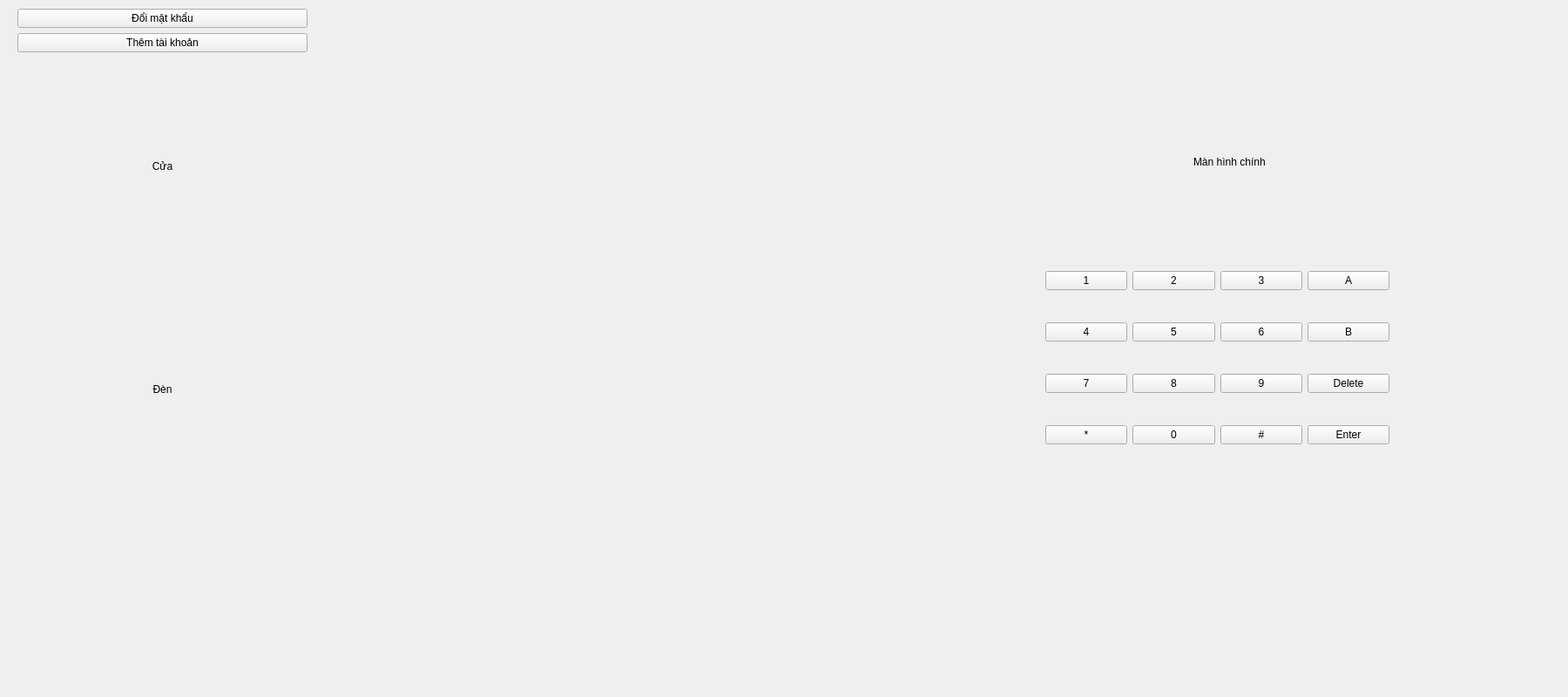
<?xml version="1.0" encoding="UTF-8"?>
<ui version="4.0">
 <class>Door</class>
 <widget class="QWidget" name="Door">
  <property name="geometry">
   <rect>
    <x>0</x>
    <y>0</y>
    <width>1800</width>
    <height>800</height>
   </rect>
  </property>
  <property name="windowTitle">
   <string>Cửa ra vào</string>
  </property>
  <widget class="QWidget" name="gridLayoutWidget">
   <property name="geometry">
    <rect>
     <x>1200</x>
     <y>280</y>
     <width>395</width>
     <height>261</height>
    </rect>
   </property>
   <layout class="QGridLayout" name="gridLayout">
    <item row="4" column="1">
     <widget class="QPushButton" name="pushButton_num0">
      <property name="text">
       <string>0</string>
      </property>
     </widget>
    </item>
    <item row="3" column="1">
     <widget class="QPushButton" name="pushButton_num8">
      <property name="text">
       <string>8</string>
      </property>
     </widget>
    </item>
    <item row="1" column="1">
     <widget class="QPushButton" name="pushButton_num5">
      <property name="text">
       <string>5</string>
      </property>
     </widget>
    </item>
    <item row="0" column="0">
     <widget class="QPushButton" name="pushButton_num1">
      <property name="text">
       <string>1</string>
      </property>
     </widget>
    </item>
    <item row="0" column="3">
     <widget class="QPushButton" name="pushButton_CharA">
      <property name="text">
       <string>A</string>
      </property>
     </widget>
    </item>
    <item row="0" column="1">
     <widget class="QPushButton" name="pushButton_num2">
      <property name="text">
       <string>2</string>
      </property>
     </widget>
    </item>
    <item row="3" column="0">
     <widget class="QPushButton" name="pushButton_num7">
      <property name="text">
       <string>7</string>
      </property>
     </widget>
    </item>
    <item row="1" column="0">
     <widget class="QPushButton" name="pushButton_num4">
      <property name="text">
       <string>4</string>
      </property>
     </widget>
    </item>
    <item row="4" column="0">
     <widget class="QPushButton" name="pushButton_CharStar">
      <property name="text">
       <string>*</string>
      </property>
     </widget>
    </item>
    <item row="1" column="3">
     <widget class="QPushButton" name="pushButton_CharB">
      <property name="text">
       <string>B</string>
      </property>
     </widget>
    </item>
    <item row="3" column="2">
     <widget class="QPushButton" name="pushButton_num9">
      <property name="text">
       <string>9</string>
      </property>
     </widget>
    </item>
    <item row="3" column="3">
     <widget class="QPushButton" name="pushButton_Delete">
      <property name="text">
       <string>Delete</string>
      </property>
     </widget>
    </item>
    <item row="4" column="2">
     <widget class="QPushButton" name="pushButton_Char_Hash">
      <property name="text">
       <string>#</string>
      </property>
     </widget>
    </item>
    <item row="1" column="2">
     <widget class="QPushButton" name="pushButton_num6">
      <property name="text">
       <string>6</string>
      </property>
     </widget>
    </item>
    <item row="0" column="2">
     <widget class="QPushButton" name="pushButton_num3">
      <property name="text">
       <string>3</string>
      </property>
     </widget>
    </item>
    <item row="4" column="3">
     <widget class="QPushButton" name="pushButton_Enter">
      <property name="text">
       <string>Enter</string>
      </property>
     </widget>
    </item>
   </layout>
  </widget>
  <widget class="QPushButton" name="pushButton_Home">
   <property name="geometry">
    <rect>
     <x>1410</x>
     <y>30</y>
     <width>111</width>
     <height>111</height>
    </rect>
   </property>
   <property name="styleSheet">
    <string notr="true">background-color: transparent; border: 0px</string>
   </property>
   <property name="text">
    <string/>
   </property>
   <property name="icon">
    <iconset resource="images.qrc">
     <normaloff>:/resources/homepage.png</normaloff>:/resources/homepage.png</iconset>
   </property>
   <property name="iconSize">
    <size>
     <width>100</width>
     <height>100</height>
    </size>
   </property>
   <property name="flat">
    <bool>true</bool>
   </property>
  </widget>
  <widget class="QLabel" name="label_Home">
   <property name="geometry">
    <rect>
     <x>1370</x>
     <y>150</y>
     <width>191</width>
     <height>71</height>
    </rect>
   </property>
   <property name="text">
    <string>Màn hình chính</string>
   </property>
  </widget>
  <widget class="QWidget" name="gridLayoutWidget_2">
   <property name="geometry">
    <rect>
     <x>20</x>
     <y>10</y>
     <width>1011</width>
     <height>561</height>
    </rect>
   </property>
   <layout class="QGridLayout" name="gridLayout_2">
    <item row="4" column="0">
     <widget class="QPushButton" name="pushButton_Light">
      <property name="sizePolicy">
       <sizepolicy hsizetype="Minimum" vsizetype="Preferred">
        <horstretch>0</horstretch>
        <verstretch>0</verstretch>
       </sizepolicy>
      </property>
      <property name="styleSheet">
       <string notr="true">background-color: transparent; border: 0px</string>
      </property>
      <property name="text">
       <string>Đèn</string>
      </property>
      <property name="icon">
       <iconset resource="images.qrc">
        <normaloff>:/resources/off-button.png</normaloff>
        <normalon>:/resources/on-button.png</normalon>:/resources/off-button.png</iconset>
      </property>
      <property name="iconSize">
       <size>
        <width>100</width>
        <height>200</height>
       </size>
      </property>
      <property name="flat">
       <bool>true</bool>
      </property>
     </widget>
    </item>
    <item row="3" column="0">
     <widget class="QPushButton" name="pushButton_Door">
      <property name="sizePolicy">
       <sizepolicy hsizetype="Minimum" vsizetype="Preferred">
        <horstretch>0</horstretch>
        <verstretch>0</verstretch>
       </sizepolicy>
      </property>
      <property name="styleSheet">
       <string notr="true">background-color: transparent; border: 0px</string>
      </property>
      <property name="text">
       <string>Cửa</string>
      </property>
      <property name="icon">
       <iconset resource="images.qrc">
        <normaloff>:/resources/off-button.png</normaloff>
        <normalon>:/resources/on-button.png</normalon>:/resources/off-button.png</iconset>
      </property>
      <property name="iconSize">
       <size>
        <width>100</width>
        <height>200</height>
       </size>
      </property>
      <property name="flat">
       <bool>true</bool>
      </property>
     </widget>
    </item>
    <item row="2" column="0">
     <widget class="QPushButton" name="pushButton_Add_Account">
      <property name="text">
       <string>Thêm tài khoản</string>
      </property>
     </widget>
    </item>
    <item row="2" column="1">
     <widget class="QLabel" name="label_Add_Account_Notification">
      <property name="text">
       <string/>
      </property>
     </widget>
    </item>
    <item row="0" column="0">
     <widget class="QPushButton" name="pushButton_Change_Password">
      <property name="text">
       <string>Đổi mật khẩu</string>
      </property>
     </widget>
    </item>
    <item row="0" column="1">
     <widget class="QLabel" name="label_PasswordNotification">
      <property name="text">
       <string/>
      </property>
     </widget>
    </item>
    <item row="0" column="2">
     <widget class="QPushButton" name="pushButton">
      <property name="text">
       <string/>
      </property>
      <property name="icon">
       <iconset resource="images.qrc">
        <normaloff>:/resources/show.png</normaloff>:/resources/show.png</iconset>
      </property>
      <property name="checkable">
       <bool>false</bool>
      </property>
      <property name="flat">
       <bool>true</bool>
      </property>
     </widget>
    </item>
   </layout>
  </widget>
 </widget>
 <resources>
  <include location="images.qrc"/>
 </resources>
 <connections/>
</ui>
